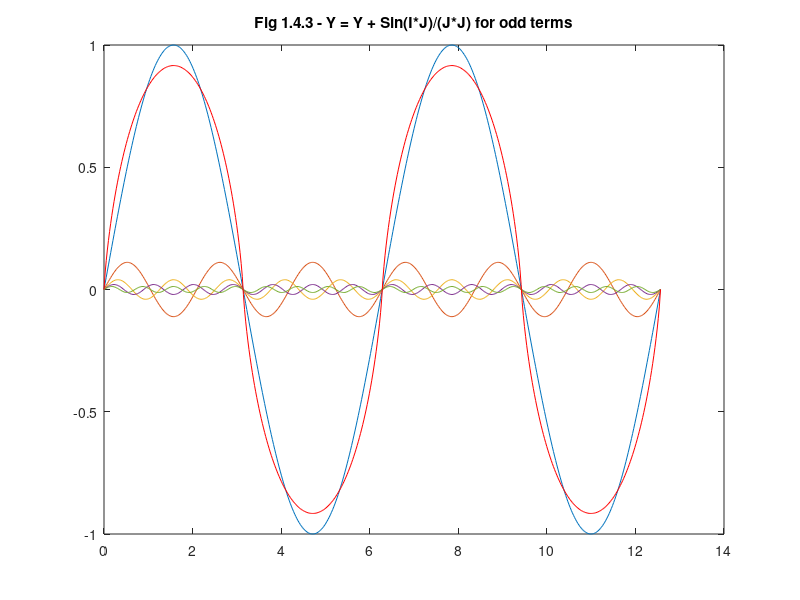

The MATLAB script that drew this image:
%
% author: Ke-Wei Ma
% contact: keweima at gmail.com
% summary: replicate Fig 1.4.3
%

clear all;
clf;

h = 1:2:3000;               % odd harmonics.  
a = 1 ./ h.^2;              % amplitude.  1/1, 1/3, 1/5 ... 1,000

n = 500;
i = linspace(0, 4*pi, n);   % number of steps

j = h' * i;

y = sin(j) .* repmat(a',1,n); % repmat converts amplitude vector to mirrored columns in new matrix

% Plot the first 5 harmonics and then the sum of all 
% the harmonics 

figure
plot(i, y(1,:), ...
     i, y(2,:), ...
     i, y(3,:), ...
     i, y(4,:), ...
     i, y(5,:), ...
     i, sum(y), 'r');

title('Fig 1.4.3 - Y = Y + Sin(I*J)/(J*J) for odd terms');
